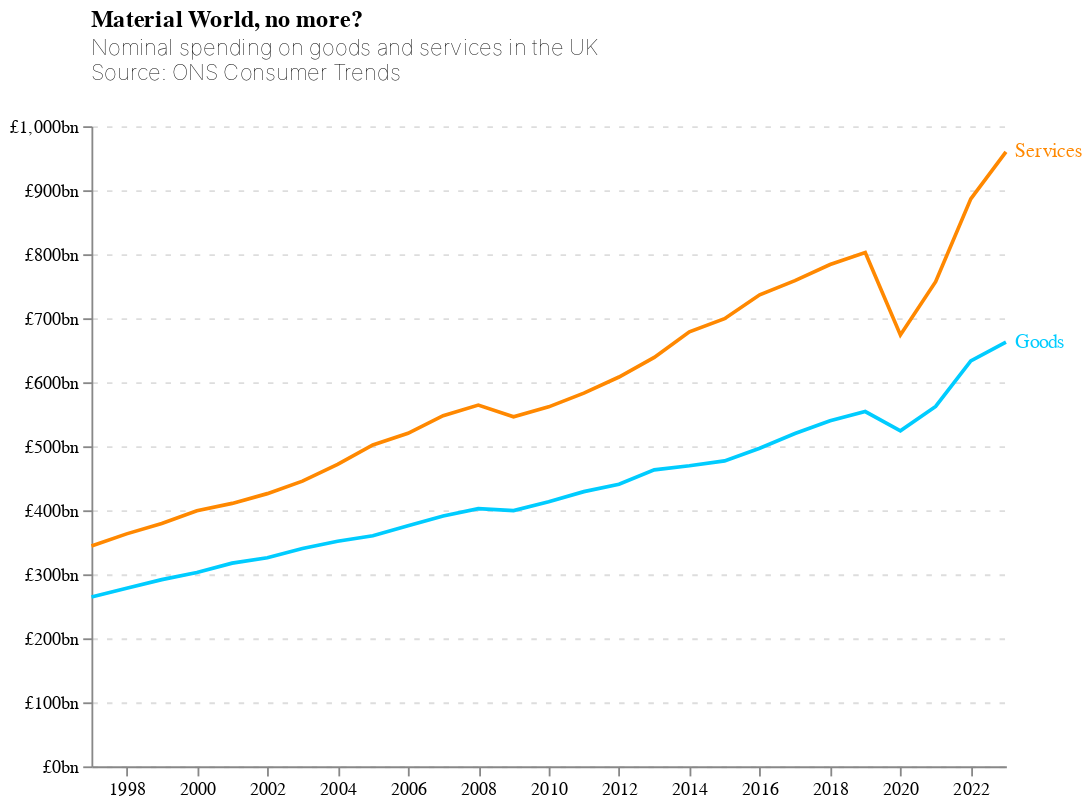

Notebook code cell kept with this figure:
### Markdown cell above
We can also make a chart with it directly from Colab

### Code cell
line_chart = alt.Chart(df).mark_line().encode(
    x={
        "field": "date",
        "type": "temporal",
        "title": "",
        "axis": {
            "grid": False,
        }
    },
    y={
        "field": "value",
        "type": "quantitative",
        "title": "",
        "axis": {
            "labelExpr": "'£' + datum.label + 'bn'",
            "gridDash": [3, 5],
        }
    },
    color={
        "field": "series",
        "type": "nominal",
        "scale": {
            "range": ["hsl(192, 100.00%, 50.00%)", "hsl(32 100% 50%)"],
        },
        "legend" : None
    }
)

labels = line_chart.transform_filter("year(datum.date) == 2023").mark_text(align='left', dx=5).encode(
    text={
        "field": "series",
        "type": "nominal",
    },
)

chart = (line_chart + labels).properties(
    width=500,
    height=350,
    title={
        "text": "Material World, no more?",
        "subtitle": ["Nominal spending on goods and services in the UK", "Source: ONS Consumer Trends", ""],
        "subtitleFontWeight": "lighter",
        "anchor": "start",
        "frame": "group",
    }

).configure_view(
    stroke=None,
)

chart.save("goods_services.json")

chart

### Figure 1 — Vega-Lite specification as saved in the notebook (floating-point values rounded to 4 significant figures)
{"config": {"view": {"continuousWidth": 300, "continuousHeight": 300, "stroke": null}}, "layer": [{"mark": {"type": "line"}, "encoding": {"color": {"field": "series", "legend": null, "scale": {"range": ["hsl(192, 100.00%, 50.00%)", "hsl(32 100% 50%)"]}, "type": "nominal"}, "x": {"axis": {"grid": false}, "field": "date", "title": "", "type": "temporal"}, "y": {"axis": {"gridDash": [3, 5], "labelExpr": "'£' + datum.label + 'bn'"}, "field": "value", "title": "", "type": "quantitative"}}}, {"mark": {"type": "text", "align": "left", "dx": 5}, "encoding": {"color": {"field": "series", "legend": null, "scale": {"range": ["hsl(192, 100.00%, 50.00%)", "hsl(32 100% 50%)"]}, "type": "nominal"}, "text": {"field": "series", "type": "nominal"}, "x": {"axis": {"grid": false}, "field": "date", "title": "", "type": "temporal"}, "y": {"axis": {"gridDash": [3, 5], "labelExpr": "'£' + datum.label + 'bn'"}, "field": "value", "title": "", "type": "quantitative"}}, "transform": [{"filter": "year(datum.date) == 2023"}]}], "data": {"name": "data-c6c7e57e090c16b8c62fe6c8e5a13ccd"}, "height": 350, "title": {"text": "Material World, no more?", "subtitle": ["Nominal spending on goods and services in the UK", "Source: ONS Consumer Trends", ""], "subtitleFontWeight": "lighter", "anchor": "start", "frame": "group"}, "width": 500, "$schema": "https://vega.github.io/schema/vega-lite/v5.8.0.json", "datasets": {"data-c6c7e57e090c16b8c62fe6c8e5a13ccd": [{"date": "1997-01-01T00:00:00", "series": "Goods", "value": 264.6}, {"date": "1998-01-01T00:00:00", "series": "Goods", "value": 278.2}, {"date": "1999-01-01T00:00:00", "series": "Goods", "value": 291.7}, {"date": "2000-01-01T00:00:00", "series": "Goods", "value": 302.8}, {"date": "2001-01-01T00:00:00", "series": "Goods", "value": 317.4}, {"date": "2002-01-01T00:00:00", "series": "Goods", "value": 325.9}, {"date": "2003-01-01T00:00:00", "series": "Goods", "value": 340.2}, {"date": "2004-01-01T00:00:00", "series": "Goods", "value": 351.7}, {"date": "2005-01-01T00:00:00", "series": "Goods", "value": 360.3}, {"date": "2006-01-01T00:00:00", "series": "Goods", "value": 375.8}, {"date": "2007-01-01T00:00:00", "series": "Goods", "value": 391.1}, {"date": "2008-01-01T00:00:00", "series": "Goods", "value": 402.5}, {"date": "2009-01-01T00:00:00", "series": "Goods", "value": 399.5}, {"date": "2010-01-01T00:00:00", "series": "Goods", "value": 413.2}, {"date": "2011-01-01T00:00:00", "series": "Goods", "value": 429.1}, {"date": "2012-01-01T00:00:00", "series": "Goods", "value": 440.8}, {"date": "2013-01-01T00:00:00", "series": "Goods", "value": 463.2}, {"date": "2014-01-01T00:00:00", "series": "Goods", "value": 469.5}, {"date": "2015-01-01T00:00:00", "series": "Goods", "value": 477.2}, {"date": "2016-01-01T00:00:00", "series": "Goods", "value": 496.8}, {"date": "2017-01-01T00:00:00", "series": "Goods", "value": 519.9}, {"date": "2018-01-01T00:00:00", "series": "Goods", "value": 539.8}, {"date": "2019-01-01T00:00:00", "series": "Goods", "value": 554.2}, {"date": "2020-01-01T00:00:00", "series": "Goods", "value": 524.1}, {"date": "2021-01-01T00:00:00", "series": "Goods", "value": 562.3}, {"date": "2022-01-01T00:00:00", "series": "Goods", "value": 633.5}, {"date": "2023-01-01T00:00:00", "series": "Goods", "value": 662.6}, {"date": "1997-01-01T00:00:00", "series": "Services", "value": 344.2}, {"date": "1998-01-01T00:00:00", "series": "Services", "value": 363.2}, {"date": "1999-01-01T00:00:00", "series": "Services", "value": 379.3}, {"date": "2000-01-01T00:00:00", "series": "Services", "value": 399.3}, {"date": "2001-01-01T00:00:00", "series": "Services", "value": 410.8}, {"date": "2002-01-01T00:00:00", "series": "Services", "value": 426.0}, {"date": "2003-01-01T00:00:00", "series": "Services", "value": 445.5}, {"date": "2004-01-01T00:00:00", "series": "Services", "value": 471.6}, {"date": "2005-01-01T00:00:00", "series": "Services", "value": 502.0}, {"date": "2006-01-01T00:00:00", "series": "Services", "value": 520.2}, {"date": "2007-01-01T00:00:00", "series": "Services", "value": 547.8}, {"date": "2008-01-01T00:00:00", "series": "Services", "value": 564.3}, {"date": "2009-01-01T00:00:00", "series": "Services", "value": 546.2}, {"date": "2010-01-01T00:00:00", "series": "Services", "value": 561.6}, {"date": "2011-01-01T00:00:00", "series": "Services", "value": 583.1}, {"date": "2012-01-01T00:00:00", "series": "Services", "value": 608.2}, {"date": "2013-01-01T00:00:00", "series": "Services", "value": 638.9}, {"date": "2014-01-01T00:00:00", "series": "Services", "value": 678.8}, {"date": "2015-01-01T00:00:00", "series": "Services", "value": 699.3}, {"date": "2016-01-01T00:00:00", "series": "Services", "value": 736.7}, {"date": "2017-01-01T00:00:00", "series": "Services", "value": 758.8}, {"date": "2018-01-01T00:00:00", "series": "Services", "value": 783.9}, {"date": "2019-01-01T00:00:00", "series": "Services", "value": 802.8}, {"date": "2020-01-01T00:00:00", "series": "Services", "value": 673.8}, {"date": "2021-01-01T00:00:00", "series": "Services", "value": 757.1}, {"date": "2022-01-01T00:00:00", "series": "Services", "value": 886.5}, {"date": "2023-01-01T00:00:00", "series": "Services", "value": 959.9}]}}
